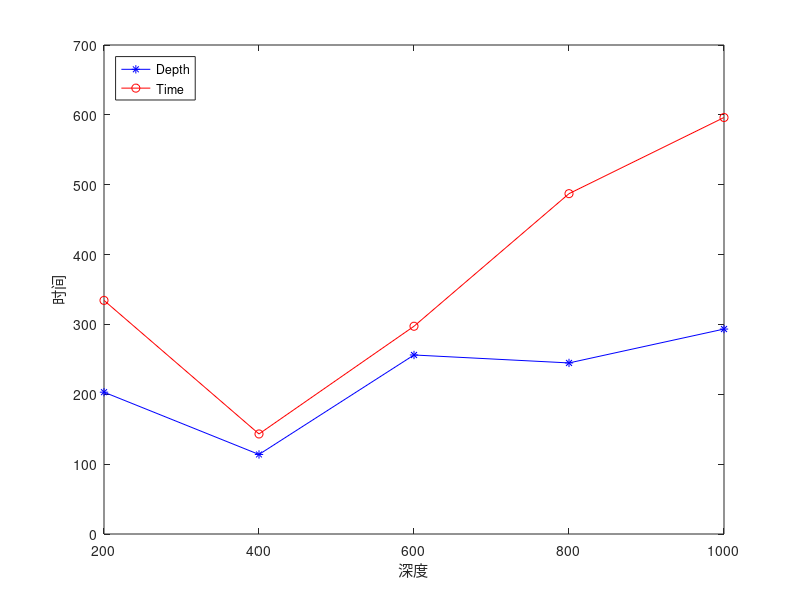

Here is the MATLAB script that generated this plot:
% 点A的横坐标, 即A(x, y)中的x值
pointA_x = 200 : 200 : 1000;
% 点A的纵坐标, 即A(x, y)中的y值
pointA_y = [203.024, 113.857, 256.259, 244.888, 293.376];
% 点B的横坐标, 即B(x, y)中的x值
pointB_x= 200 : 200 : 1000;
% 点B的纵坐标, 即B(x, y)中的y值
pointB_y = [
    334.4, 143.2, ... % 一行写不下, 分多行写, 使用三个点(...)
    297.4, 487.2, 596.2
];
% 画折线图, 点, 颜色, 标记
plot(pointA_x, pointA_y, '-*b', pointB_x, pointB_y, '-or');
% 确定坐标系x轴和y轴的范围
axis([200, 1000, 0, 700]);
% 设置x轴的起始值, 间隔值, 终止值
set(gca, 'XTick', 200 : 200 : 1000);
% 设置y轴的起始值, 间隔值, 终止值
set(gca, 'YTick', 0 : 100 : 700);
% 图标注, 选定位置即可
legend('Depth', 'Time', 'Location', 'NorthWest');
% x轴描述
xlabel('深度');
% y轴描述
ylabel('时间');